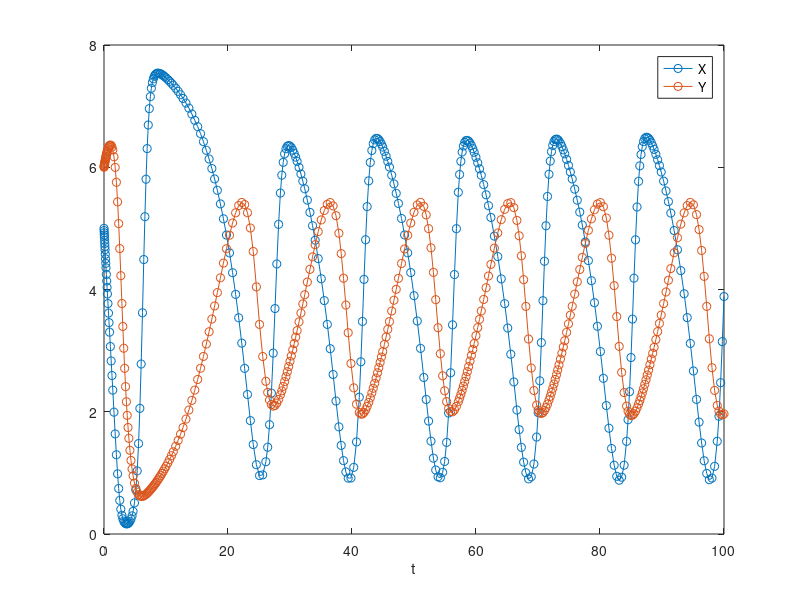

Reproduce this figure in MATLAB.
function ModifiedLotkaVolterraODE
clear x;

% time span in weeks
tspan = [0 100];

% carrying capacity of prey
X_0 = 8;

% constants
k_x  = 0.3; % intrinsic rate of prey population increase
k_xy  = 1.325; % predation rate coefficient
k_y = 1; % mortality rate of predator
K_g  = 1;

% initial values
X   = 5; % prey population
Y   = 6; % predator population

% integrate with the ode solver
[t, x] = ode45(@(t, x) f(t, x, X_0, k_x, k_xy, k_y, K_g), tspan, [X, Y]);

% plot the results
plot(t, x,'-o')
xlabel('t'); 
legend('X','Y')

function funcs = f(t, x, X_0, k_x, k_xy, k_y, K_g)

% Define the function on the right side of the ode
% x(1) - X x(2) - Y
funcs    = zeros(2, 1);
funcs(1) = k_x * (X_0 - x(1)) * x(1) - k_xy * x(1) * x(2)/(K_g + x(1));
funcs(2) = k_xy * x(1) * x(2)/(K_g + x(1)) - k_y * x(2);
